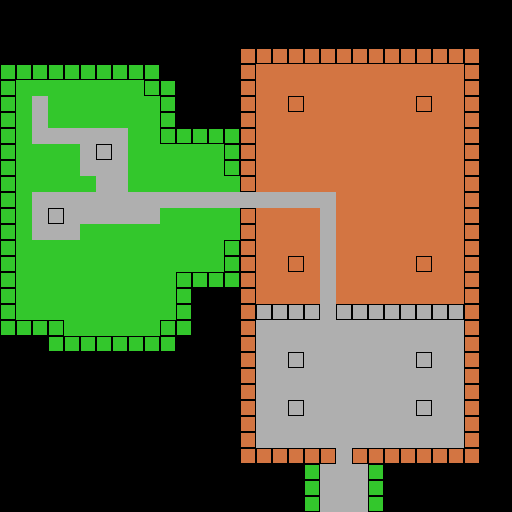

Tiled map render using the project's own tile images. Description and the whole map definition, tile-layer contents included, below:
An orthogonal 32x32 tile map with 16x16 px tiles, 1 tile layer (tiles), 2 tilesets and 7 objects.

<map version="1.9" tiledversion="1.9.0" orientation="orthogonal" renderorder="right-down" width="32" height="32" tilewidth="16" tileheight="16" infinite="0" nextlayerid="4" nextobjectid="20">
 <tileset firstgid="1" source="../tilesets/things.tsx" />
 <tileset firstgid="257" source="../tilesets/tiles.tsx" />
 <layer id="1" name="tiles" width="32" height="32">
  <data encoding="csv">
0,0,0,0,0,0,0,0,0,0,0,0,0,0,0,0,0,0,0,0,0,0,0,0,0,0,0,0,0,0,0,0,
0,0,0,0,0,0,0,0,0,0,0,0,0,0,0,0,0,0,0,0,0,0,0,0,0,0,0,0,0,0,0,0,
0,0,0,0,0,0,0,0,0,0,0,0,0,0,0,0,0,0,0,0,0,0,0,0,0,0,0,0,0,0,0,0,
0,0,0,0,0,0,0,0,0,0,0,0,0,0,0,278,278,278,278,278,278,278,278,278,278,278,278,278,278,278,0,0,
273,273,273,273,273,273,273,273,273,273,0,0,0,0,0,278,262,262,262,262,262,262,262,262,262,262,262,262,262,278,0,0,
273,257,257,257,257,257,257,257,257,273,273,0,0,0,0,278,262,262,262,262,262,262,262,262,262,262,262,262,262,278,0,0,
273,257,259,257,257,257,257,257,257,257,273,0,0,0,0,278,262,262,278,262,262,262,262,262,262,262,278,262,262,278,0,0,
273,257,259,257,257,257,257,257,257,257,273,0,0,0,0,278,262,262,262,262,262,262,262,262,262,262,262,262,262,278,0,0,
273,257,259,259,259,259,259,259,257,257,273,273,273,273,273,278,262,262,262,262,262,262,262,262,262,262,262,262,262,278,0,0,
273,257,257,257,257,259,275,259,257,257,257,257,257,257,273,278,262,262,262,262,262,262,262,262,262,262,262,262,262,278,0,0,
273,257,257,257,257,259,259,259,257,257,257,257,257,257,273,278,262,262,262,262,262,262,262,262,262,262,262,262,262,278,0,0,
273,257,257,257,257,257,259,259,257,257,257,257,257,257,257,278,262,262,262,262,262,262,262,262,262,262,262,262,262,278,0,0,
273,257,259,259,259,259,259,259,259,259,259,259,259,259,259,259,259,259,259,259,259,262,262,262,262,262,262,262,262,278,0,0,
273,257,259,275,259,259,259,259,259,259,257,257,257,257,257,278,262,262,262,262,259,262,262,262,262,262,262,262,262,278,0,0,
273,257,259,259,259,257,257,257,257,257,257,257,257,257,257,278,262,262,262,262,259,262,262,262,262,262,262,262,262,278,0,0,
273,257,257,257,257,257,257,257,257,257,257,257,257,257,273,278,262,262,262,262,259,262,262,262,262,262,262,262,262,278,0,0,
273,257,257,257,257,257,257,257,257,257,257,257,257,257,273,278,262,262,278,262,259,262,262,262,262,262,278,262,262,278,0,0,
273,257,257,257,257,257,257,257,257,257,257,273,273,273,273,278,262,262,262,262,259,262,262,262,262,262,262,262,262,278,0,0,
273,257,257,257,257,257,257,257,257,257,257,273,0,0,0,278,262,262,262,262,259,262,262,262,262,262,262,262,262,278,0,0,
273,257,257,257,257,257,257,257,257,257,257,273,0,0,0,278,275,275,275,275,259,275,275,275,275,275,275,275,275,278,0,0,
273,273,273,273,257,257,257,257,257,257,273,273,0,0,0,278,259,259,259,259,259,259,259,259,259,259,259,259,259,278,0,0,
0,0,0,273,273,273,273,273,273,273,273,0,0,0,0,278,259,259,259,259,259,259,259,259,259,259,259,259,259,278,0,0,
0,0,0,0,0,0,0,0,0,0,0,0,0,0,0,278,259,259,275,259,259,259,259,259,259,259,275,259,259,278,0,0,
0,0,0,0,0,0,0,0,0,0,0,0,0,0,0,278,259,259,259,259,259,259,259,259,259,259,259,259,259,278,0,0,
0,0,0,0,0,0,0,0,0,0,0,0,0,0,0,278,259,259,259,259,259,259,259,259,259,259,259,259,259,278,0,0,
0,0,0,0,0,0,0,0,0,0,0,0,0,0,0,278,259,259,275,259,259,259,259,259,259,259,275,259,259,278,0,0,
0,0,0,0,0,0,0,0,0,0,0,0,0,0,0,278,259,259,259,259,259,259,259,259,259,259,259,259,259,278,0,0,
0,0,0,0,0,0,0,0,0,0,0,0,0,0,0,278,259,259,259,259,259,259,259,259,259,259,259,259,259,278,0,0,
0,0,0,0,0,0,0,0,0,0,0,0,0,0,0,278,278,278,278,278,278,259,278,278,278,278,278,278,278,278,0,0,
0,0,0,0,0,0,0,0,0,0,0,0,0,0,0,0,0,0,0,273,259,259,259,273,0,0,0,0,0,0,0,0,
0,0,0,0,0,0,0,0,0,0,0,0,0,0,0,0,0,0,0,273,259,259,259,273,0,0,0,0,0,0,0,0,
0,0,0,0,0,0,0,0,0,0,0,0,0,0,0,0,0,0,0,273,259,259,259,273,0,0,0,0,0,0,0,0
</data>
 </layer>
 <objectgroup id="3" name="things">
  <object id="1" gid="1" x="32" y="112" width="16" height="16" />
  <object id="2" gid="2" x="400" y="128" width="16" height="16" />
  <object id="3" gid="19" x="448" y="80" width="16" height="16" />
  <object id="5" gid="35" x="320" y="320" width="16" height="16" />
  <object id="7" gid="34" x="240" y="208" width="16" height="16" />
  <object id="8" gid="18" x="64" y="288" width="16" height="16" />
  <object id="18" gid="36" x="336" y="464" width="16" height="16" />
 </objectgroup>
</map>
